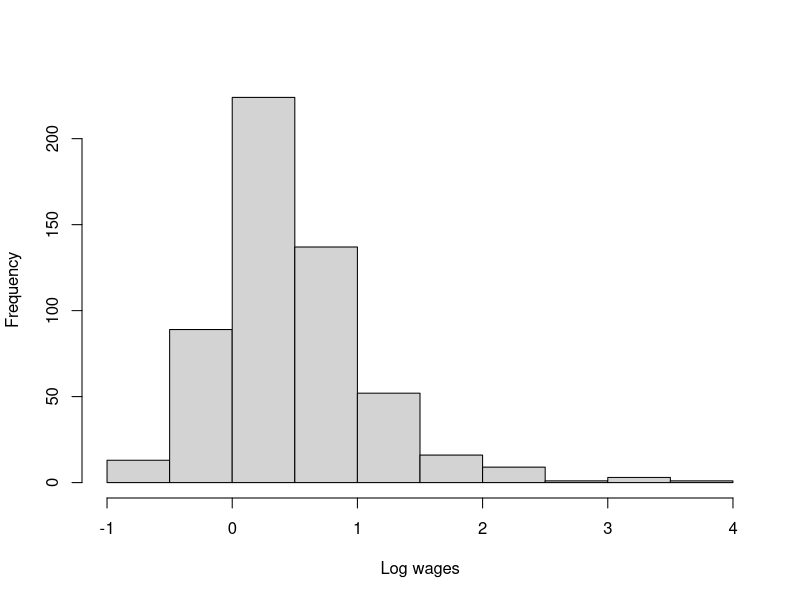
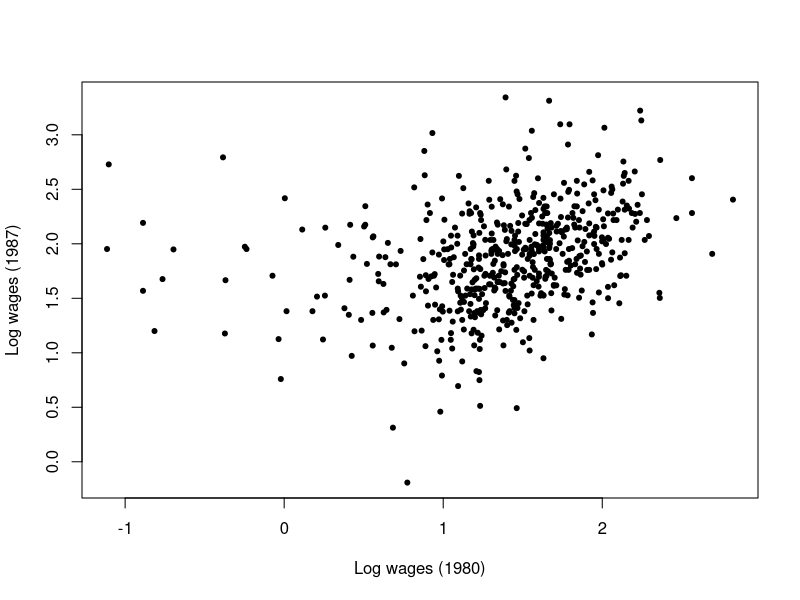

R code for these plots, in order:
## lwages data set ##

# Importing data (customize) #
lwage <- read.csv("lwages.csv")
str(lwage)
N <- nrow(lwage)

# Salary change #
change <- lwage$lwage7 - lwage$lwage0

# Histogram #
hist(change, main="", xlab="Log wages")

# Confidence limits #
lcl <- mean(change) - qt(0.975, df=N-1)*sd(change)/sqrt(N)
ucl <- mean(change) + qt(0.975, df=N-1)*sd(change)/sqrt(N)

# t statistic #
t <- mean(change)/(sd(change)/sqrt(N))
t_alpha <- qt(0.975, df=N-1)

# p-value #
p <- 2*(1 - pt(t, df=N-1))

# Function t.test #
t.test(change)
t.test(lwage$lwage7, lwage$lwage0, paired=T)

# Correlation #
plot(lwage7 ~ lwage0, data=lwage, xlab="Log wages (1980)",
  ylab="Log wages (1987)", pch=20)

# Wilcoxon signed rank test #
wilcox.test(lwage$lwage7, lwage$lwage0, paired=T)
